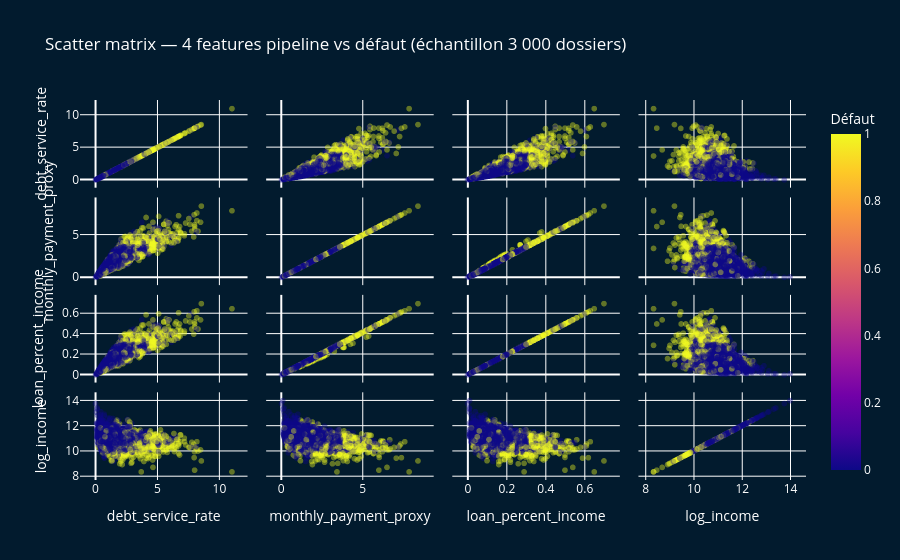

Notebook code for this chart:
### Markdown cell above
### 2.2 Scatter Matrix — 4 features vs défaut

### Code cell
# Scatter matrix — 4 features pipeline
# ⚠️ 32 581 points = navigateur bloqué. sample(3000) suffit.
# random_state=42 garantit la reproductibilité (tous voient le même graphique)

fig4 = px.scatter_matrix(
    df.sample(3000, random_state=42),
    dimensions=['debt_service_rate', 'monthly_payment_proxy',
                'loan_percent_income', 'log_income'],
    color='loan_status',
    color_discrete_map={0: '#1C7293', 1: '#02C39A'},
    opacity=0.4,
    labels={'loan_status': 'Défaut'},
    title='Scatter matrix — 4 features pipeline vs défaut (échantillon 3 000 dossiers)'
)
fig4.update_layout(plot_bgcolor='#021B2E', paper_bgcolor='#021B2E', font_color='white')
fig4.write_html(str(ROOT / 'figures' / 'scatter_matrix.html'))
fig4.show()
print("✅ figures/scatter_matrix.html sauvegardé")
print("→ Sur l'axe debt_service_rate : points verts (défauts) nettement décalés vers la droite")
print("→ C'est la séparation que RF Baseline (AUC=0.929) va apprendre")

### Figure 1 — Plotly figure (JSON) as saved in the notebook; plotly's stock layout.template omitted (floating-point values rounded to 4 significant figures; data arrays with more than 128 entries replaced by an {"elided": "..."} marker saying what was removed)
{"data": [{"dimensions": [{"axis": {"matches": true}, "label": "debt_service_rate", "values": {"elided": "3000 float values"}}, {"axis": {"matches": true}, "label": "monthly_payment_proxy", "values": {"elided": "3000 float values"}}, {"axis": {"matches": true}, "label": "loan_percent_income", "values": {"elided": "3000 float values"}}, {"axis": {"matches": true}, "label": "log_income", "values": {"elided": "3000 float values"}}], "hovertemplate": "%{xaxis.title.text}=%{x}<br>%{yaxis.title.text}=%{y}<br>Défaut=%{marker.color}<extra></extra>", "legendgroup": "", "marker": {"color": {"elided": "3000 int values"}, "coloraxis": "coloraxis", "opacity": 0.4, "symbol": "circle"}, "name": "", "showlegend": false, "type": "splom"}], "layout": {"coloraxis": {"colorbar": {"title": {"text": "Défaut"}}, "colorscale": [[0, "#0d0887"], [0.1111, "#46039f"], [0.2222, "#7201a8"], [0.3333, "#9c179e"], [0.4444, "#bd3786"], [0.5556, "#d8576b"], [0.6667, "#ed7953"], [0.7778, "#fb9f3a"], [0.8889, "#fdca26"], [1, "#f0f921"]]}, "dragmode": "select", "font": {"color": "white"}, "legend": {"tracegroupgap": 0}, "paper_bgcolor": "#021B2E", "plot_bgcolor": "#021B2E", "title": {"text": "Scatter matrix — 4 features pipeline vs défaut (échantillon 3 000 dossiers)"}}}
